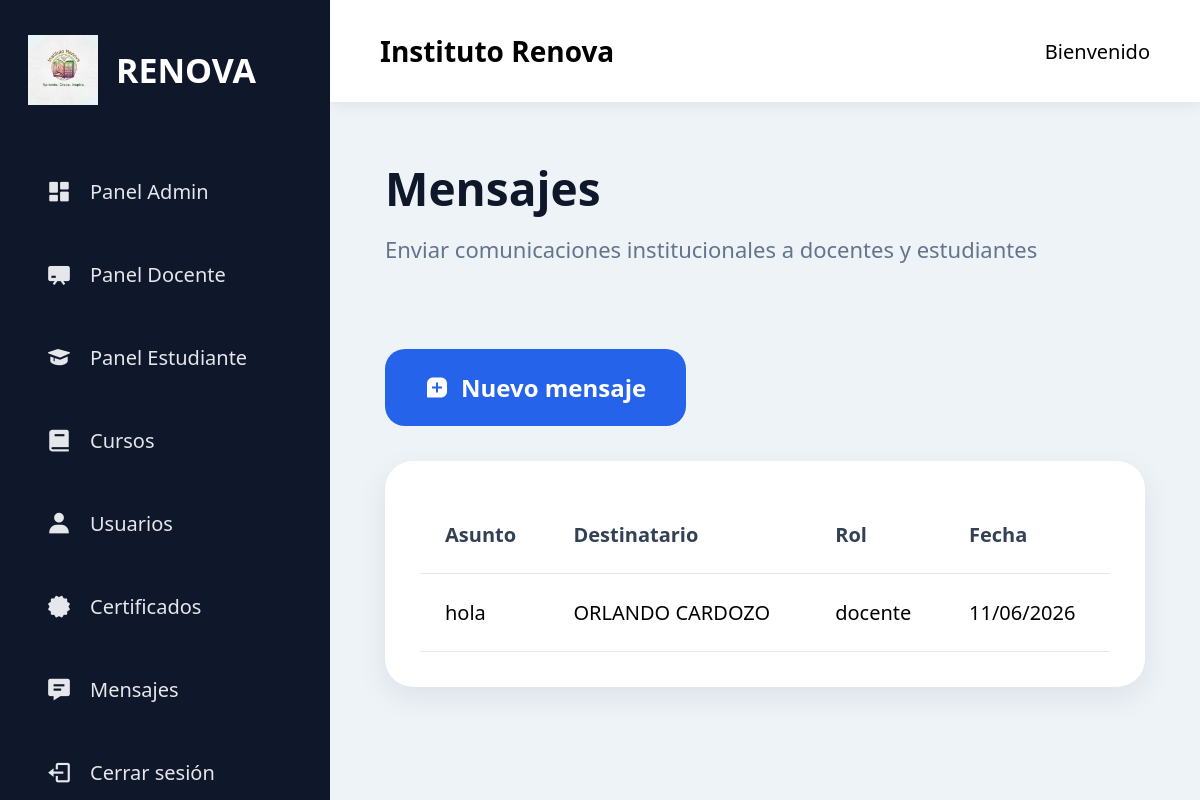
The page /admin/mensajes on the database its author committed.
### models/mensaje.py (models this page shows, shortened)
class Mensaje(db.Model):
    __tablename__ = 'mensajes'
    id = db.Column(
        db.Integer,
        primary_key=True
    )
    asunto = db.Column(
        db.String(200),
        nullable=False
    )
    contenido = db.Column(
        db.Text,
        nullable=False
    )
    fecha_envio = db.Column(
        db.DateTime,
        default=datetime.utcnow
    )
    remitente_id = db.Column(
        db.Integer,
        db.ForeignKey('usuarios.id'),
        nullable=False
    )
    destinatario_id = db.Column(
        db.Integer,
        db.ForeignKey('usuarios.id'),
        nullable=False
    )
    remitente = db.relationship(
        'Usuario',
        foreign_keys=[remitente_id]
    )
    destinatario = db.relationship(
        'Usuario',
        foreign_keys=[destinatario_id]
    )

### models/usuario.py (models this page shows, shortened)
class Usuario(db.Model, UserMixin):
    __tablename__ = 'usuarios'
    id = db.Column(
        db.Integer,
        primary_key=True
    )
    nombre = db.Column(
        db.String(100),
        nullable=False
    )
    apellido = db.Column(
        db.String(100),
        nullable=False
    )
    tipo_documento = db.Column(
        db.String(20)
    )
    numero_documento = db.Column(
        db.String(30),
        unique=True
    )
    correo = db.Column(
        db.String(120),
        unique=True,
        nullable=False
    )
    password = db.Column(
        db.String(255),
        nullable=False
    )
    rol = db.Column(
        db.String(20),
        nullable=False
    )
    foto = db.Column(
        db.String(255)
    )
    activo = db.Column(
        db.Boolean,
        default=True
    )
    fecha_registro = db.Column(
        db.DateTime,
        default=datetime.utcnow
    )

### routes/admin_routes.py (the view)
@admin.route('/mensajes')
def mensajes():
    mensajes = Mensaje.query.order_by(Mensaje.fecha_envio.desc()).all()
    return render_template('admin/mensajes.html', mensajes=mensajes)

### templates/admin/mensajes.html (shortened to what this page needs)
{% extends 'layout.html' %}
{% block content %}
<div class="page-header">
    <h1>Mensajes</h1>
    <p>Enviar comunicaciones institucionales a docentes y estudiantes</p>
</div>
<div class="actions-bar">
    <a href="{{ url_for('admin.enviar_mensaje') }}" class="btn-primary">
        <i class='bx bxs-message-square-add'></i>
        Nuevo mensaje
    </a>
</div>
<div class="table-card">
    <table>
        <thead>
            <tr>
                <th>Asunto</th>
                <th>Destinatario</th>
                <th>Rol</th>
                <th>Fecha</th>
            </tr>
        </thead>
        <tbody>
        {% for mensaje in mensajes %}
            <tr>
                <td>{{ mensaje.asunto }}</td>
                <td>
                    {{ mensaje.destinatario.nombre }}
                    {{ mensaje.destinatario.apellido }}
                </td>
                <td>{{ mensaje.destinatario.rol }}</td>
                <td>{{ mensaje.fecha_envio.strftime('%d/%m/%Y') }}</td>
            </tr>
        {% else %}
            <tr>
                <td colspan="4" class="empty-table">
                    No hay mensajes registrados todavía.
                </td>
            </tr>
        {% endfor %}
        </tbody>
    </table>
</div>
{% endblock %}

### static/css/style.css (style rules this page uses)
* { margin:0; padding:0; box-sizing:border-box; font-family:'Segoe UI', sans-serif; }
body { display:flex; min-height:100vh; background:#eef3f8; font-size:20px; }
.page-header { margin-bottom:45px; }
.page-header h1 { font-size:46px; color:#0f172a; margin-bottom:15px; }
.page-header p { font-size:22px; color:#64748b; }
.actions-bar { margin-bottom:35px; }
.btn-primary { display:inline-flex; align-items:center; gap:12px; background:#2563eb; color:white; padding:20px 32px; border-radius:18px; text-decoration:none; font-size:20px; font-weight:700; }
.table-card { background:white; border-radius:28px; padding:35px; box-shadow:0 10px 30px rgba(15,23,42,.08); }
table { width:100%; border-collapse:collapse; font-size:20px; }
th, td { padding:25px; border-bottom:1px solid #e5e7eb; }
th { color:#334155; text-align:left; }
.btn-primary { margin-top:40px; display:inline-flex; align-items:center; justify-content:center; background:#2563eb; color:white; border:none; padding:22px 40px; border-radius:20px; font-size:24px; font-weight:700; cursor:pointer; transition:.3s; }

### rows shown on the page
Mensaje: asunto "hola", destinatario.nombre "ORLANDO", destinatario.apellido "CARDOZO", destinatario.rol "docente", fecha_envio "11/06/2026"
